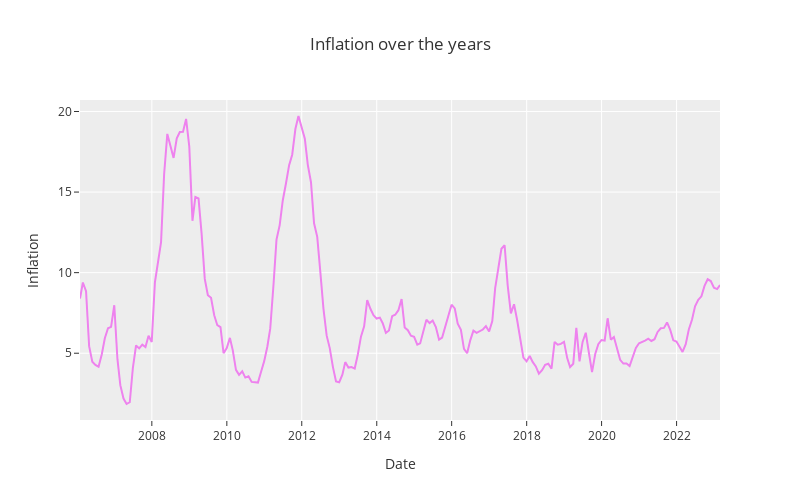

Notebook code for this chart:
### Markdown cell above
### Price of Gasoline over the years

### Code cell
# Initialize plotly for use in Jupyter notebook
init_notebook_mode(connected=True)

# Set the plotly_dark theme
pio.templates.default = "ggplot2"

# Create a scatter plot of the inflation data
trace = go.Scatter(
    x=time_series_data.index,
    y=time_series_data['Inflation'],
    mode='lines',
    name='Inflation',
    line=dict(color='violet')  # Set the color of the line to violet
)

# Define the layout of the plot
layout = go.Layout(
    title='Inflation over the years',
    xaxis=dict(title='Date'),
    yaxis=dict(title='Inflation'),
    hovermode='closest',
    width=800,  # Set the width of the graph to 800 pixels
    height=500  # Set the height of the graph to 500 pixels
)

# Update the hovertemplate to add labels
trace.update(hovertemplate='Date: %{x}<br>Inflation: %{y:.2f}')

# Combine the trace and layout into a figure and plot it
fig = go.Figure(data=[trace], layout=layout)
iplot(fig)

### Figure 1 — Plotly figure (JSON) as saved in the notebook; plotly's stock layout.template omitted (floating-point values rounded to 4 significant figures; data arrays with more than 128 entries replaced by an {"elided": "..."} marker saying what was removed)
{"data": [{"hovertemplate": "Date: %{x}<br>Inflation: %{y:.2f}", "line": {"color": "violet"}, "mode": "lines", "name": "Inflation", "type": "scatter", "x": {"elided": "206 str values"}, "y": {"elided": "206 float values"}}], "layout": {"height": 500, "hovermode": "closest", "title": {"text": "Inflation over the years"}, "width": 800, "xaxis": {"title": {"text": "Date"}}, "yaxis": {"title": {"text": "Inflation"}}}}
